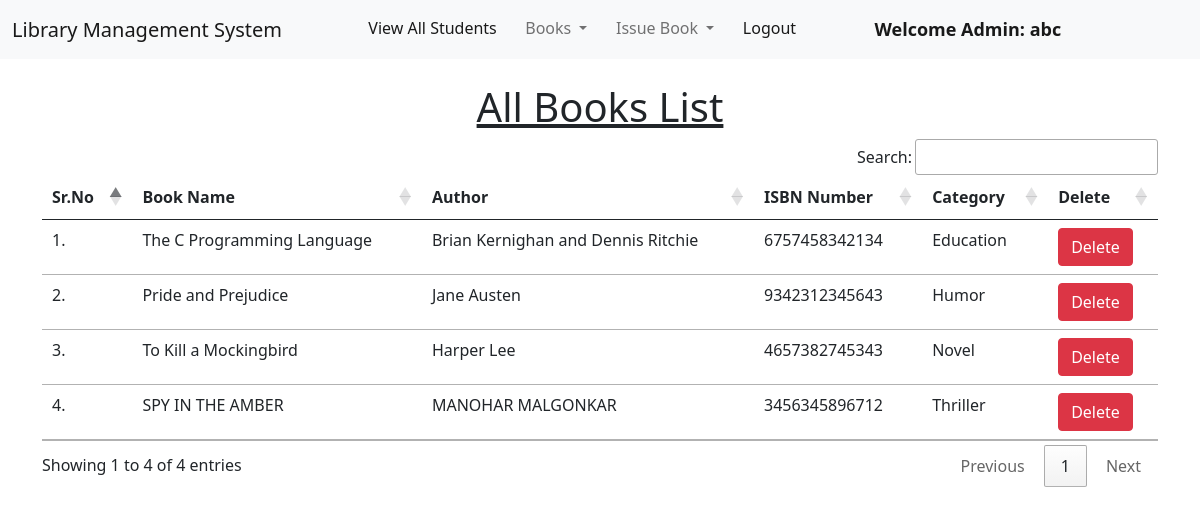
Page /view_books/ (signed in) on the earlier database version.
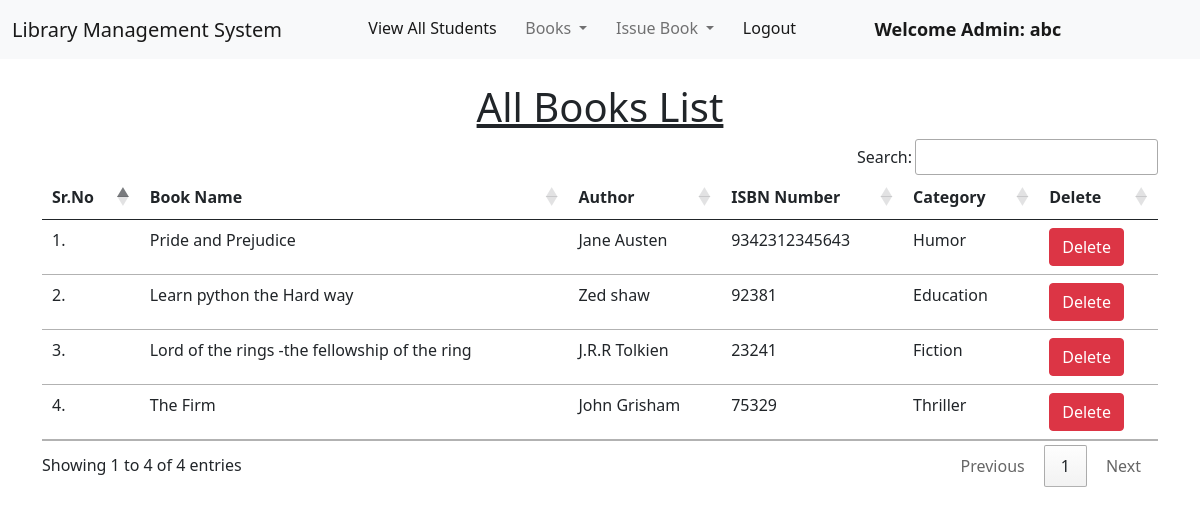
Same page on the later database version.
### library/models.py (models this page shows, shortened)
class Book(models.Model):
    name = models.CharField(max_length=200)
    author = models.CharField(max_length=200)
    isbn = models.PositiveIntegerField()
    category = models.CharField(max_length=50)

### library/views.py (the view)
# urls.py: path("view_books/", views.view_books, name="view_books"),
@login_required(login_url = '/admin_login')
def view_books(request):
    books = Book.objects.all()
    return render(request, "view_books.html", {'books':books})

### library/templates/view_books.html (shortened to what this page needs)
{% extends 'admin_navbar.html' %}
{% load static %}
{% block body %}
<div class="container mt-4">
    <h1 class="text-center"><u>All Books List</u></h1>
    <table class="table table-hover" id="example">
        <thead>
            <tr>
                <th>Sr.No</th>
                <th>Book Name</th>
                <th>Author</th>
                <th>ISBN Number</th>
                <th>Category</th>
                <th>Delete</th>
            </tr>
        </thead>
        <tbody>
            {% for book in books %}
            <tr>
                <td>{{forloop.counter}}.</td>
                <td>{{book.name}}</td>
                <td>{{book.author}}</td>
                <td>{{book.isbn}}</td>
                <td>{{book.category}}</td>
                <td><a href="/delete_book/{{book.id}}/" class="btn btn-danger" onclick="return confirm('Are you sure you want to delete this book?')">Delete</a></td>
            </tr>
            {% endfor %}
        </tbody>
    </table>
    </div>
{% endblock %}

### library/templates/admin_navbar.html (shortened to what this page needs)
<!doctype html>
<html lang="en">
  <head>
    <link href="https://cdn.jsdelivr.net/npm/bootstrap@5.1.0/dist/css/bootstrap.min.css" rel="stylesheet">
    <link rel="stylesheet" href="https://cdn.datatables.net/1.10.25/css/jquery.dataTables.min.css">
    <link rel="stylesheet" href="https://cdn.datatables.net/buttons/1.7.1/css/buttons.dataTables.min.css">
  </head>
  <body>
    <nav class="navbar navbar-expand-lg navbar-light bg-light">
        <div class="container-fluid">
          <a class="navbar-brand" href="#"> Library Management System</a>
          <div class="collapse navbar-collapse" id="navbarSupportedContent">
            <ul class="navbar-nav me-auto mb-2 mb-lg-0">
              <li class="nav-item">
                <a class="nav-link active" aria-current="page" href="/view_students/">View All Students</a>
              </li>
              <li class="nav-item dropdown">
                <a class="nav-link dropdown-toggle" href="#" id="navbarDropdown" role="button" data-bs-toggle="dropdown" aria-expanded="false">
                  Books
                </a>
              </li>
              <li class="nav-item dropdown">
                <a class="nav-link dropdown-toggle" href="#" id="navbarDropdown" role="button" data-bs-toggle="dropdown" aria-expanded="false">
                  Issue Book
                </a>
              </li>
              <li class="nav-item">
                <a class="nav-link active" aria-current="page" href="/logout/">Logout</a>
              </li>
              <li class="nav-item">
                <a style="font-weight:600; font-family:'Segoe UI', Tahoma, Geneva, Verdana, sans-serif; font-size: large;" class="nav-link active" href="#">Welcome Admin: {{request.user}}</a>
              </li>
            </ul>
          </div>
        </div>
      </nav>
      {% block body %}
      {% endblock %}
  </body>
</html>

Differences in the rows shown:
removed Book: name "The C Programming Language", author "Brian Kernighan and Dennis Ritchie", isbn "6757458342134", category "Education"
removed Book: name "To Kill a Mockingbird", author "Harper Lee", isbn "4657382745343", category "Novel"
removed Book: name "SPY IN THE AMBER", author "MANOHAR MALGONKAR", isbn "3456345896712", category "Thriller"
added Book: name "Learn python the Hard way", author "Zed shaw", isbn "92381", category "Education"
added Book: name "Lord of the rings -the fellowship of the ring", author "J.R.R Tolkien", isbn "23241", category "Fiction"
added Book: name "The Firm", author "John Grisham", isbn "75329", category "Thriller"
